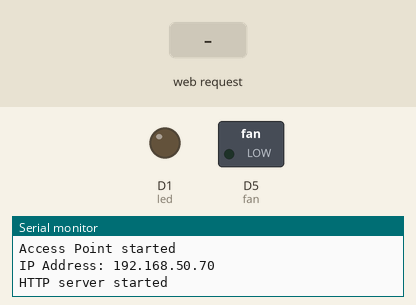
This sketch was run on a simulated ESP8266 (NodeMCU). Shown: switched loads named in the sketch (green lamp = pin HIGH), output pins drawn as LEDs (lit = HIGH), the last lines printed to the serial monitor. Inputs (shaded band) come from the test bench. Random numbers use the default seed unless the sketch sets one.

Above: at 1.2 s.
1.3 s: HTTP request GET /Fan_on received
At 2.5 s:
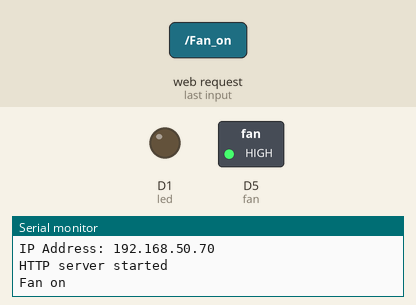
2.8 s: HTTP request GET /LED_on received
At 3.6 s:
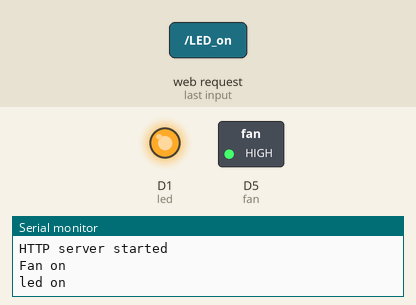
4.3 s: HTTP request GET /Fan_off received
At 4.8 s:
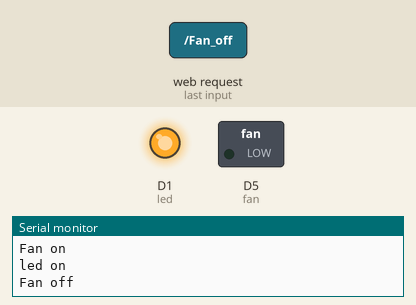
Timing chart, 0 to 7.3 s (numbered marks = the images above; inputs shaded):
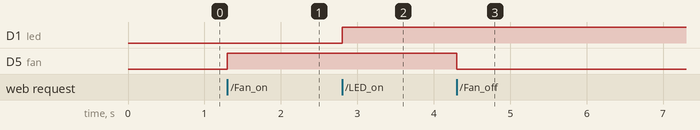

The sketch:

esp_IOT_template.ino
```cpp
#include <ESP8266WiFi.h>
#include <ESP8266WebServer.h>

int led = D1;
int fan = D5;
const char* ssid = "A12";
const char* password = "12345678";


IPAddress local_IP(192, 168, 50, 70);
IPAddress gateway(192, 168, 50, 1);
IPAddress subnet(255, 255, 255, 0);


ESP8266WebServer server(80);

char index_html[] PROGMEM = R"rawliteral(
<!DOCTYPE HTML>
<html>
<head>
  <meta charset="UTF-8">
  <meta name="viewport" content="width=device-width, initial-scale=1.0">
  <title>Fotovat</title>
  <style>
    body {
      display: flex;
      justify-content: center;
      align-items: center;
      height: 100vh;
      margin: 0;
    overflow: hidden;
      background: linear-gradient(to bottom left, red, black);
      font-family: Arial, sans-serif;
    }
    .button-container {
      display: flex;
      flex-direction: column;
      align-items: center;
    }
    button {
      height: 150px;
      width: 150px;
      font-size: 24px;
      border-radius: 50%;
      border: none;
      color: white;
      background-color: #FF6F61;
      cursor: pointer;
      transition: background-color 0.7s, transform 0.9s;
      margin: 15px 0;
    }
    button:hover {
      background-color: #553432;
      transform: scale(1.4);
    }

    .middle-buttons {
      display: flex;
      justify-content: center;
      gap: 150px;
    }

  #star-field {
    position: absolute;
    width: 100vw;
    height: 100vh;
    z-index: -1;
  }

  .star {
    position: absolute;
    border-radius: 50%;
    background: white;
    opacity: 1;
  }

  @keyframes blink {
    0%, 100% { opacity: 1; }
    50% { opacity: 0; }
  }
  </style>
</head>
<body>
   <div id="star-field"></div>
   <div class="button-container">
     <form action="/Fan_on" method="get" id="form1">
       <button type="submit" value="FanOn">Fan On</button>
     </form>
     <div class="middle-buttons">
       <form action="/Fan_off" method="get" id="form2">
         <button type="submit" value="FanOff">Fan Off</button>
       </form>
       <form action="/LED_on" method="get" id="form3">
         <button type="submit" value="LedOn" id="ledButton">Led On</button>
       </form>
     </div>
     <form action="/LED_off" method="get" id="form4">
       <button type="submit" value="LedOff">Led Off</button>
     </form>
   </div>
   <script>
  const starField = document.getElementById('star-field');
  const numStars = 100;

  // Function to get a random number between min and max
  function getRandomNumber(min, max) {
    return Math.random() * (max - min) + min;
  }

  // Create stars
  for (let i = 0; i < numStars; i++) {
    const star = document.createElement('div');
    star.className = 'star';
    const size = getRandomNumber(1, 5);
    star.style.width = `${size}px`;
    star.style.height = `${size}px`;
    star.style.top = `${getRandomNumber(-10,110)}vh`;
    star.style.left = `${getRandomNumber(-12,110)}vw`;

    // Set random brightness
    star.style.opacity = getRandomNumber(0.5, 1);

    // Randomly decide if the star should blink
    if (Math.random() > 0.7) { // 60% chance to blink
      const animationDuration = getRandomNumber(1, 7);
      star.style.animation = `blink ${animationDuration}s infinite`;
      star.style.animationFillMode = 'forwards';
    }

    starField.appendChild(star);
  }

  // Track mouse movement
  document.addEventListener('mousemove', (event) => {
    const stars = document.querySelectorAll('.star');
    stars.forEach(star => {
      const starRect = star.getBoundingClientRect();
      const starCenterX = starRect.left + starRect.width / 2;
      const starCenterY = starRect.top + starRect.height / 2;

      // Calculate the difference between the star position and mouse position
      const deltaX = (event.clientX - starCenterX) * 0.1; // Adjust multiplier for speed
      const deltaY = (event.clientY - starCenterY) * 0.1; // Adjust multiplier for speed

      // Apply the movement
      star.style.transform = `translate(${deltaX}px, ${deltaY}px)`;
    });
  });
   </script>
</body>
</html>
)rawliteral";
void handleRoot() {
  String mysite = String((char *)index_html);
  server.send(200,"text/html",mysite);
}
void Function_FanOn(){
    digitalWrite(fan,HIGH);
    Serial.println("Fan on");
    handleRoot();
}
void Function_FanOff(){
    digitalWrite(fan,LOW);
    Serial.println("Fan off");
    handleRoot();
}
void  Function_LEDon(){
    digitalWrite(led,HIGH);
    Serial.println("led on");
    handleRoot();
}
void Function_LEDoff(){
    digitalWrite(led,LOW);
    Serial.println("led off");
    handleRoot();
}
void setup() {
  pinMode(fan, OUTPUT);
  pinMode(led, OUTPUT);

  Serial.begin(115200);

  WiFi.mode(WIFI_AP);
  if (!WiFi.softAPConfig(local_IP, gateway, subnet)) {
    Serial.println("Error while conecctong");
  }

  //Setting up an Access Point
  WiFi.softAP(ssid, password);
  Serial.println("Access Point started");

  // Displaying the IP address
  Serial.print("IP Address: ");
  Serial.println(WiFi.softAPIP());

  server.on ( "/", handleRoot );
  server.begin();
  Serial.println("HTTP server started");
  server.on("/Fan_on",Function_FanOn);
  server.on("/Fan_off",Function_FanOff);
  server.on("/LED_on",Function_LEDon);
  server.on("/LED_off",Function_LEDoff);

}

void loop() {
  server.handleClient();
}
```

Measured:
- after the input at 1.3 s, D5 (fan): LOW → HIGH at once
- after the input at 2.8 s, D1 (led): LOW → HIGH at once
- after the input at 4.3 s, D5 (fan): HIGH → LOW at once
